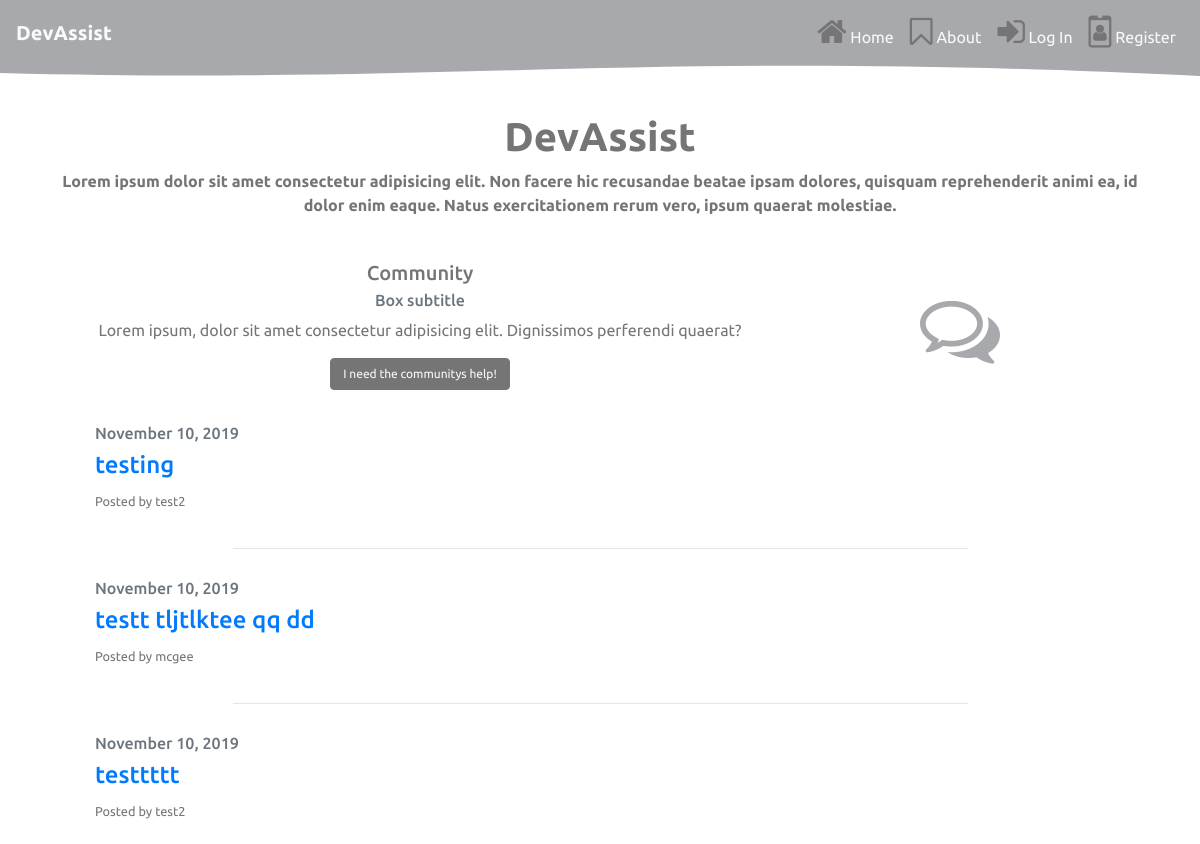
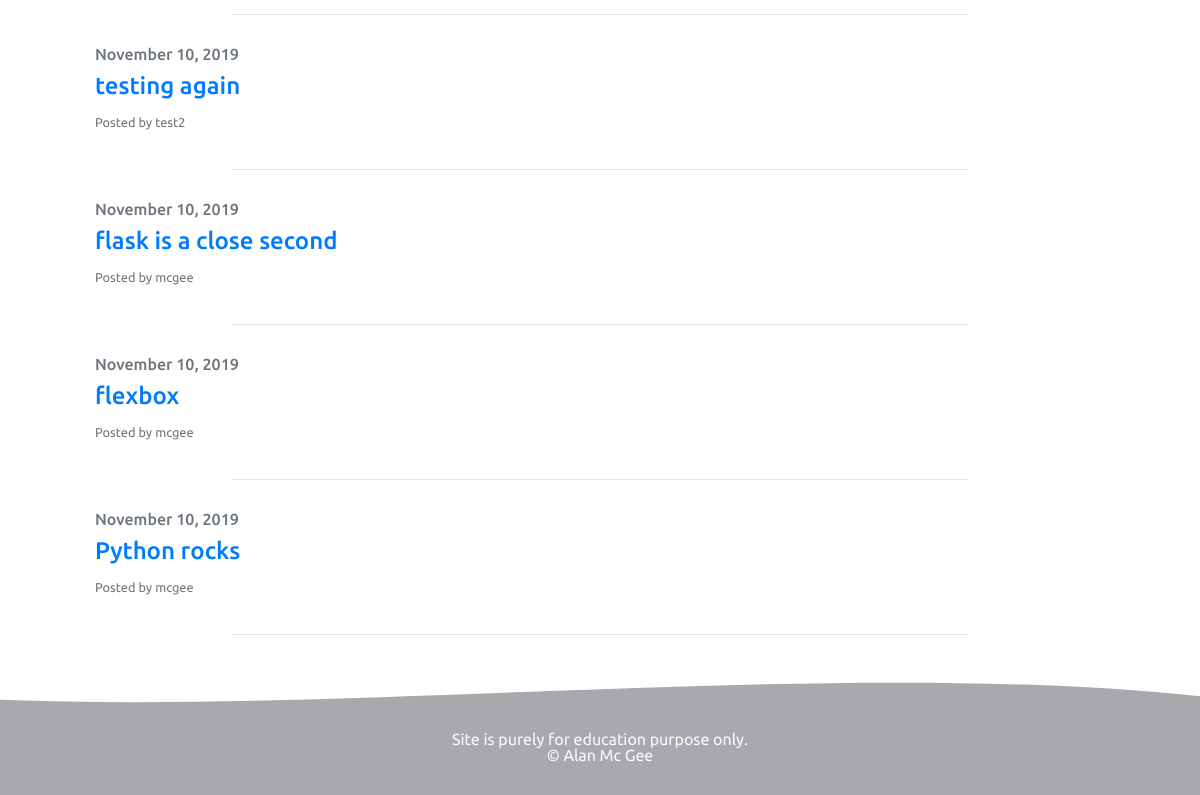
Before: /community/ with the older database file (2 pictures, top to bottom).
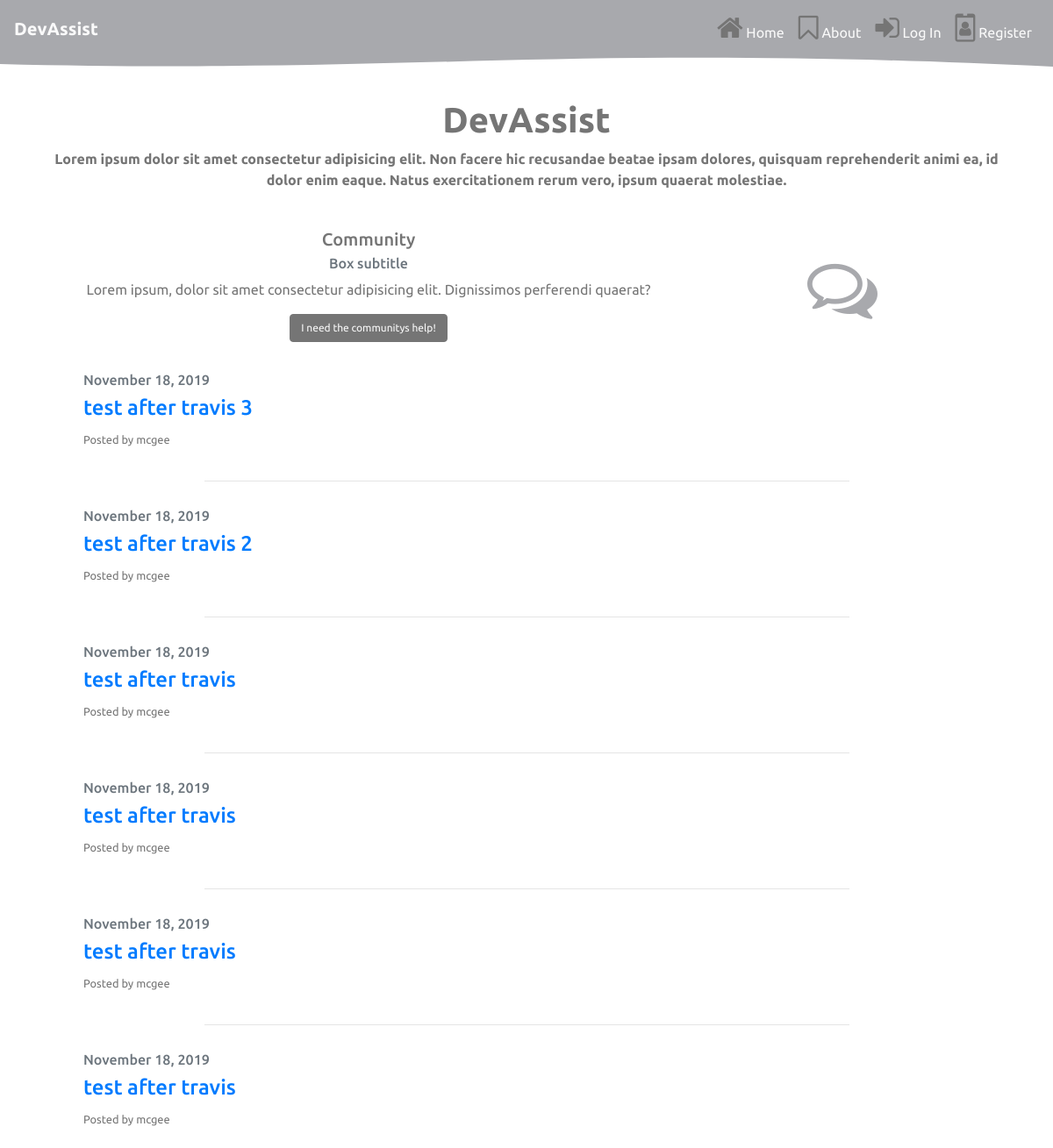
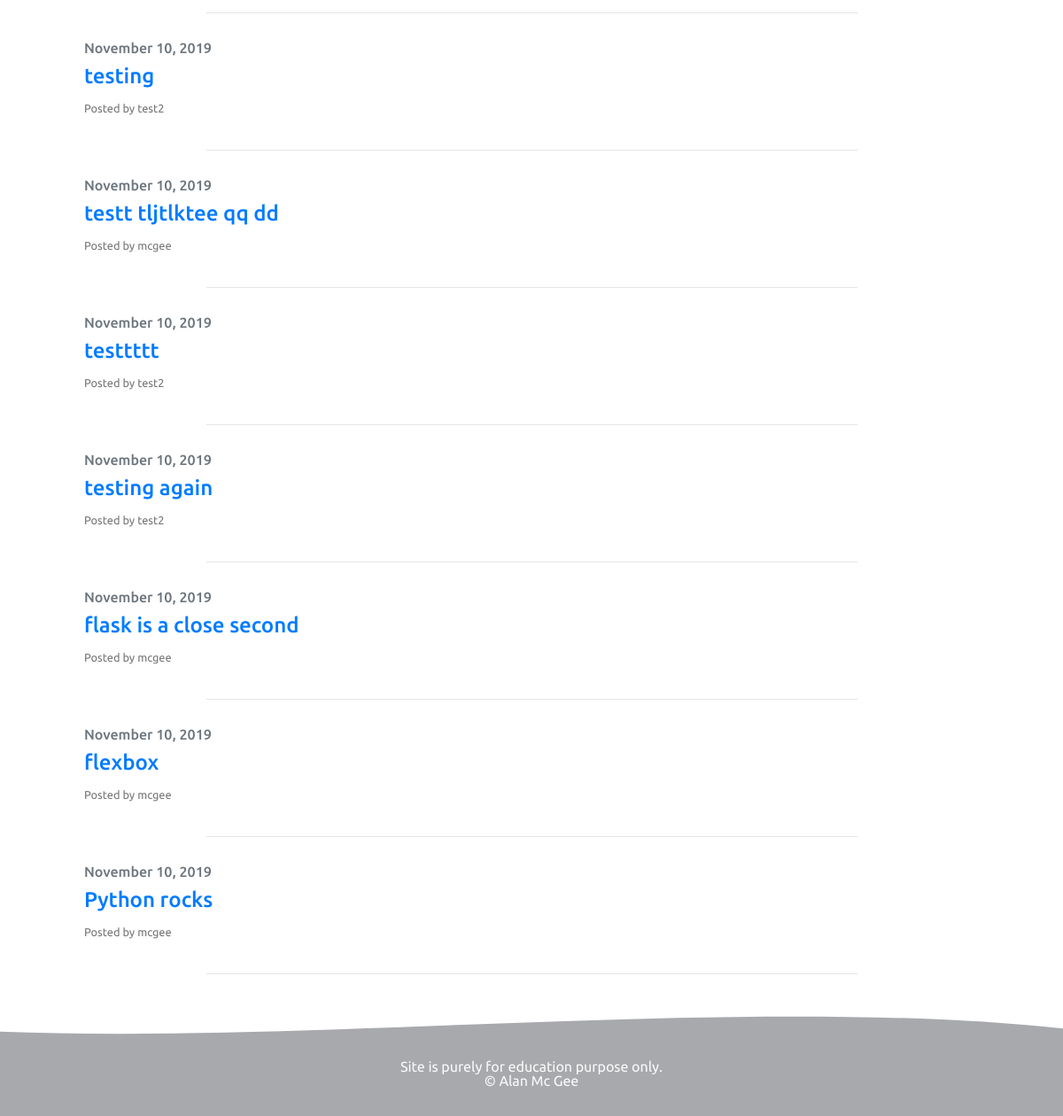
After: the same page with the newer database file (2 pictures, top to bottom).
### forum/models.py (models this page shows, shortened)
class Post(models.Model):
    title = models.CharField(max_length=100)
    content = models.TextField()
    date_posted = models.DateTimeField(default=timezone.now)
    author = models.ForeignKey(User, on_delete=models.CASCADE, default=1) # cascade -  when user is deleted remove all posts
    class Meta:
        ordering = ("-date_posted", )

### forum/views.py (the view)
# urls.py: path('community/', include('forum.urls')),
def community(request):
    querys = Post.objects.all()
    context = {
        "posts": querys
    }
    return render(request, "forum/forum_list.html", context)

### forum/templates/forum/forum_list.html
{% extends "base.html" %}
{% block content %}
<div class="container">
  <div class="=row">
    <div class="col">
        <div class="container mt-2 mb-2">
            <div class="row">
                <div class="col-md-8 order-2 order-md-1">
                    <div class="card">
                        <div class="card-body">
                          <h5 class="card-title">Community</h5>
                          <h6 class="card-subtitle mb-2 text-muted">Box subtitle</h6>
                          <p class="card-text">Lorem ipsum, dolor sit amet consectetur adipisicing elit. Dignissimos perferendi quaerat?</p>
                          <a href="{% url 'post-create' %}" class="btn btn-info">I need the communitys help!</a>
                        </div>
                    </div>
                </div>
                <div class="col-md-4 order-1">
                    <div style="margin: auto; text-align: center; padding-top:3rem;">
                        <i class="fa fa-comments-o fa-5x" aria-hidden="true"></i>
                      </div>
                  </div>
              </div>
      {% for post in posts %}
    <div class="card " style="text-align: left;">
        <div class="card-body">
          <h6 class="card-subtitle mb-2 text-muted">{{ post.date_posted|date:"F d, Y" }}</h6>
          <h4><a href="{% url 'post-detail' post.pk %}">{{ post.title }}</a></h4>
          <small>Posted by {{ post.author}}</small>
        </div>
    </div>
    <hr>
  {% endfor %}
</div>
</div>
</div>
{% endblock%}

### templates/base.html (shortened to what this page needs)
{% load static from staticfiles %}
<!DOCTYPE html>
<html>
<head>
    <link rel="stylesheet" href="https://maxcdn.bootstrapcdn.com/bootstrap/4.1.3/css/bootstrap.min.css">
    <link href="https://stackpath.bootstrapcdn.com/font-awesome/4.7.0/css/font-awesome.min.css" rel="stylesheet"
>
    <link rel="stylesheet" href="{% static 'css/main.css' %}">
</head>
<body>
    <header>
        <nav class="navbar navbar-expand-lg navbar-light bg-light">
            <a class="navbar-brand" href="/"><strong>DevAssist</strong></a>
            <div class="collapse navbar-collapse" id="navbarNavAltMarkup">
                <div class="navbar-nav ml-auto ">
                    {% if user.is_authenticated %}
                    <a class="nav-item nav-link " href="{% url 'home' %}"><i class="fa fa-home fa-2x" aria-hidden="true"></i> Home </a>
                    <a class="nav-item nav-link " href="{% url 'about' %}"><i class="fa fa-bookmark-o fa-2x" aria-hidden="true"></i> About </a>
                    <a class="nav-item nav-link " href="{% url 'logout' %}"><i class="fa fa-sign-out fa-2x" aria-hidden="true"></i>Logout</a>
                    {% else %}
                    <a class="nav-item nav-link " href="{% url 'home' %}"><i class="fa fa-home fa-2x" aria-hidden="true"></i> Home </a>
                    <a class="nav-item nav-link " href="{% url 'about' %}"><i class="fa fa-bookmark-o fa-2x" aria-hidden="true"></i> About </a>
                    <a class="nav-item nav-link " href="{% url 'login' %}"><i class="fa fa-sign-in fa-2x" aria-hidden="true"></i> Log In </a>
                    <a class="nav-item nav-link " href="{% url 'register' %}"><i class="fa fa-id-badge fa-2x" aria-hidden="true"></i> Register</a>
                    {% endif %}
                </div>
            </div>
                </nav>
        <div style="height: 3rem; overflow: hidden;"><svg viewBox="0 0 500 150" preserveAspectRatio="none"
            style="height: 100%; width: 100%;">
            <path d="M-0.28,24.97 C194.41,62.47 271.49,-50.00 500.84,34.83 L500.00,0.00 L0.00,0.00 Z"
                style="stroke: none; fill: #a8a9ad"></path>
        </svg></div>
            </header>
    <main>
            <div class="row no-gutters">
                <div class="col-12">
                    <div class="jumbotron-fluid">
                        <div class="container">
                            <h1> <strong>DevAssist</strong></h1>
                            <p>Lorem ipsum dolor sit amet consectetur adipisicing elit. Non facere hic recusandae beatae ipsam dolores, quisquam reprehenderit animi ea,
                                id dolor enim eaque. Natus exercitationem rerum vero, ipsum quaerat molestiae.</p>
                        </div>
                    </div>
                </div>
            </div>
            {% block content %}{% endblock %}
            </main>
            <div style="height: 4rem; overflow: hidden;">
                <svg viewBox="0 0 500 150" preserveAspectRatio="none" style="height: 100%; width: 100%;">
                    <path d="M-2.55,113.77 C150.00,150.00 352.99,14.10 502.54,107.85 L500.00,150.00 L0.00,150.00 Z"
                        style="stroke: none; fill: #a8a9ad"></path>
                </svg>
            </div>
            <footer>
                <div class="footer">
                    <p>Site is purely for education purpose only. <br> &copy; Alan Mc Gee</p>
                </div>
            </footer>
</body>
</html>

### static/css/main.css (style rules this page uses)
body { font-family: 'Ubuntu', sans-serif; color: #757575; }
.bg-light { background-color: #a8a9ad!important; }
.navbar-light .navbar-brand { color: #fafafa; }
.nav-item { color: #fafafa!important; }
.jumbotron-fluid { font-weight: bold; background-color: white; text-align: center; }
.card { border: none; text-align: center; }
.fa { color: #a8a9ad; }
.fa-2x { color: #757575; }
.btn-info { font-size: .75rem; background-color: #757575; color: #fafafa; border-color: #757575; }
hr { width: 70%; color: #757575; }
.footer { line-height: 1rem; font-size: 1rem; text-align: center; background-color: #a8a9ad; padding: 1rem; color: #fafafa; }

Changed rows visible on the page:
added Post: date_posted "November 18, 2019", title "test after travis 3", author "mcgee"
added Post: date_posted "November 18, 2019", title "test after travis 2", author "mcgee"
added Post: date_posted "November 18, 2019", title "test after travis", author "mcgee"
added Post: date_posted "November 18, 2019", title "test after travis", author "mcgee"
added Post: date_posted "November 18, 2019", title "test after travis", author "mcgee"
added Post: date_posted "November 18, 2019", title "test after travis", author "mcgee"
